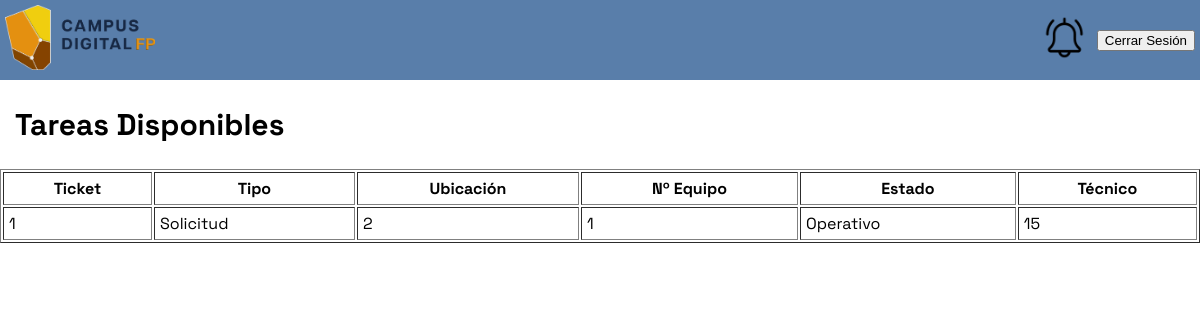
/mensajes.php (signed in), run on the app's committed database.
### tables this page shows
CREATE TABLE `ticket` (
  `IDTicket` int(11) NOT NULL,
  `IDUsuario` int(11) DEFAULT NULL,
  `IDEquipo` int(11) DEFAULT NULL,
  `Tipo` varchar(50) DEFAULT NULL,
  `Descripcion` text DEFAULT NULL,
  `Estado` varchar(30) DEFAULT NULL,
  `FechaInicio` datetime DEFAULT NULL,
  `FechaFin` datetime DEFAULT NULL,
  `IdTecnicoAsignado` int(11) DEFAULT NULL
);

CREATE TABLE `equipo` (
  `IDEquipo` int(11) NOT NULL,
  `NumeroEquipo` varchar(30) DEFAULT NULL,
  `TipoEquipo` varchar(50) DEFAULT NULL,
  `Planta` int(11) DEFAULT NULL,
  `Aula` varchar(50) DEFAULT NULL,
  `Estado` varchar(45) DEFAULT NULL
);

### mensajes.php (the view, shortened to what this page needs)
<!DOCTYPE html>
<html>
    <head>
        <link rel="stylesheet" href="mensajes.css">
    </head>
    <body>
    <header>
        <a href="admin_listado.php"><img src="img/logolargo.png" width="150" height="65" alt="Retorno al Menú de Administrador"></a>
        <nav class="botones">
            <a href="mensajes.php"><img src="img/bellicon.png" width="45" height="45" alt="Buzón de Mensajes"></a>
            <a href="logout.php"><button type="button" class="btn">Cerrar Sesión</button></a>
        </nav>
    </header>
    <h2>Tareas Disponibles</h2>
        <?php
$host = "localhost";
$usuario = "root";
$clave = "";
$bd = "basedatos";
$puerto = 3306;
$conexion = new mysqli($host, $usuario, $clave, $bd, $puerto);
$sql = "SELECT * FROM usuario JOIN ticket ON ticket.IDEquipo = usuario.IDEquipo JOIN equipo ON equipo.IDEquipo = usuario.IDEquipo";
$resultado = $conexion->query($sql);
if ($resultado && $resultado->num_rows > 0) {
    echo "<table border='1' cellpadding='5' width=100%>";
    echo "<tr>
            <th>Ticket</th>
            <th>Tipo</th>
            <th>Ubicación</th>
            <th>Nº Equipo</th>
            <th>Estado</th>
            <th>Técnico</th>
          </tr>";
    while ($fila = $resultado->fetch_assoc()) {
        echo "<tr>
                <td>".$fila['IDTicket']."</td>
                <td>".$fila['Tipo']."</td>
                <td>".$fila['Planta']."</td>
                <td>".$fila['IDEquipo']."</td>
                <td>".$fila['Estado']."</td>
                <td>".$fila['IdTecnicoAsignado']."</td>
              </tr>";
    }
    echo "</table>";
} else {
    echo "No hay registros en la tabla usuario.";
}
?>
    </body>
</html>

### mensajes.css (style rules this page uses)
header { background-color: #597eaa; font-family: 'Space Grotesk', 'Segoe UI'; justify-content: space-between; display:flex; align-items:center; padding:5px; }
body { margin:0px; font-family: 'Space Grotesk', 'Segoe UI'; }
h2 { text-align: left; font-size: 30px; margin-left:15px; }
.botones { display:flex; align-items:center; gap:10px; }

### data on the page
ticket: IDTicket "1", Tipo "Solicitud", IDEquipo.Planta "2", IDEquipo.IDEquipo "1", IDEquipo.Estado "Operativo", IdTecnicoAsignado "15"
